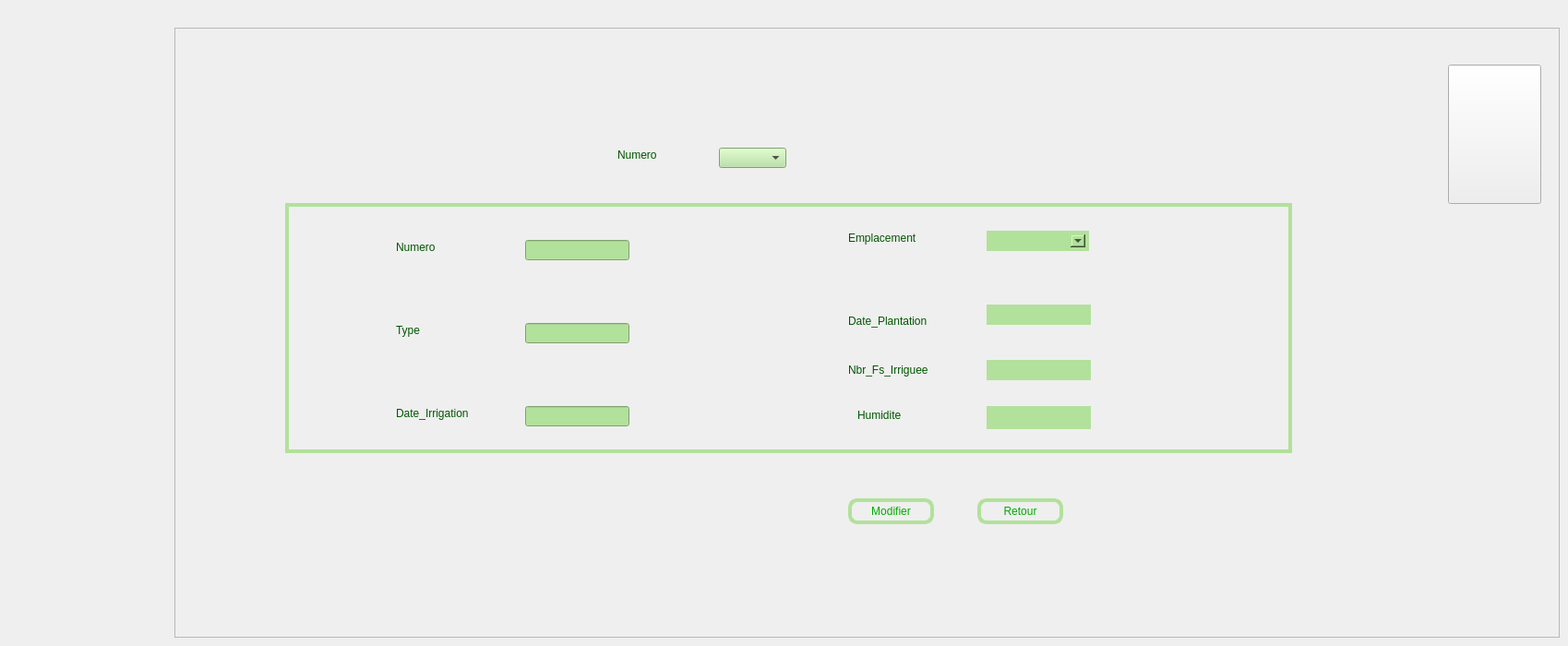
    <widget class="QWidget" name="page_16">
     <widget class="QFrame" name="frame_plante_3">
      <property name="geometry">
       <rect>
        <x>189</x>
        <y>30</y>
        <width>1501</width>
        <height>661</height>
       </rect>
      </property>
      <property name="frameShape">
       <enum>QFrame::StyledPanel</enum>
      </property>
      <property name="frameShadow">
       <enum>QFrame::Raised</enum>
      </property>
      <widget class="QLabel" name="label_27">
       <property name="geometry">
        <rect>
         <x>480</x>
         <y>130</y>
         <width>81</width>
         <height>16</height>
        </rect>
       </property>
       <property name="styleSheet">
        <string notr="true">font:10pt&quot;Centaur&quot;;
color:rgb(0,85,0);</string>
       </property>
       <property name="text">
        <string>Numero</string>
       </property>
      </widget>
      <widget class="QLabel" name="label_28">
       <property name="geometry">
        <rect>
         <x>240</x>
         <y>230</y>
         <width>56</width>
         <height>16</height>
        </rect>
       </property>
       <property name="styleSheet">
        <string notr="true">font:10pt&quot;Centaur&quot;;
color:rgb(0,85,0);</string>
       </property>
       <property name="text">
        <string>Numero</string>
       </property>
      </widget>
      <widget class="QLabel" name="label_29">
       <property name="geometry">
        <rect>
         <x>240</x>
         <y>320</y>
         <width>56</width>
         <height>16</height>
        </rect>
       </property>
       <property name="styleSheet">
        <string notr="true">font:10pt&quot;Centaur&quot;;
color:rgb(0,85,0);</string>
       </property>
       <property name="text">
        <string>Type</string>
       </property>
      </widget>
      <widget class="QLabel" name="label_30">
       <property name="geometry">
        <rect>
         <x>240</x>
         <y>410</y>
         <width>131</width>
         <height>16</height>
        </rect>
       </property>
       <property name="styleSheet">
        <string notr="true">font:10pt&quot;Centaur&quot;;
color:rgb(0,85,0);</string>
       </property>
       <property name="text">
        <string>Date_Irrigation</string>
       </property>
      </widget>
      <widget class="QLabel" name="label_31">
       <property name="geometry">
        <rect>
         <x>730</x>
         <y>220</y>
         <width>111</width>
         <height>16</height>
        </rect>
       </property>
       <property name="styleSheet">
        <string notr="true">font:10pt&quot;Centaur&quot;;
color:rgb(0,85,0);</string>
       </property>
       <property name="text">
        <string>Emplacement</string>
       </property>
      </widget>
      <widget class="QLabel" name="label_32">
       <property name="geometry">
        <rect>
         <x>730</x>
         <y>310</y>
         <width>101</width>
         <height>16</height>
        </rect>
       </property>
       <property name="styleSheet">
        <string notr="true">font:10pt&quot;Centaur&quot;;
color:rgb(0,85,0);</string>
       </property>
       <property name="text">
        <string>Date_Plantation</string>
       </property>
      </widget>
      <widget class="QLineEdit" name="le_Numero_modif1_plante">
       <property name="geometry">
        <rect>
         <x>380</x>
         <y>230</y>
         <width>113</width>
         <height>22</height>
        </rect>
       </property>
       <property name="styleSheet">
        <string notr="true">background-color:rgb(178,225,155);</string>
       </property>
      </widget>
      <widget class="QLineEdit" name="le_Type_modif_plante">
       <property name="geometry">
        <rect>
         <x>380</x>
         <y>320</y>
         <width>113</width>
         <height>22</height>
        </rect>
       </property>
       <property name="styleSheet">
        <string notr="true">background-color:rgb(178,225,155);</string>
       </property>
      </widget>
      <widget class="QLineEdit" name="le_Date_modif_plante">
       <property name="geometry">
        <rect>
         <x>380</x>
         <y>410</y>
         <width>113</width>
         <height>22</height>
        </rect>
       </property>
       <property name="styleSheet">
        <string notr="true">background-color:rgb(178,225,155);</string>
       </property>
      </widget>
      <widget class="QComboBox" name="le_Numero_modif_plante">
       <property name="geometry">
        <rect>
         <x>590</x>
         <y>130</y>
         <width>73</width>
         <height>22</height>
        </rect>
       </property>
       <property name="styleSheet">
        <string notr="true">background-color:rgb(178,225,155);</string>
       </property>
      </widget>
      <widget class="QPushButton" name="pb_modifier_plante">
       <property name="geometry">
        <rect>
         <x>730</x>
         <y>510</y>
         <width>93</width>
         <height>28</height>
        </rect>
       </property>
       <property name="styleSheet">
        <string notr="true">font:10pt&quot;Centaur&quot;;
color:rgb(0,170,0);
border-radius:10px;
border:4px solid rgb(178,225,155);</string>
       </property>
       <property name="text">
        <string>Modifier</string>
       </property>
      </widget>
      <widget class="QPushButton" name="retour_modfier_plante">
       <property name="geometry">
        <rect>
         <x>870</x>
         <y>510</y>
         <width>93</width>
         <height>28</height>
        </rect>
       </property>
       <property name="styleSheet">
        <string notr="true">font:10pt&quot;Centaur&quot;;
color:rgb(0,170,0);
border-radius:10px;
border:4px solid rgb(178,225,155);</string>
       </property>
       <property name="text">
        <string>Retour</string>
       </property>
      </widget>
      <widget class="QPushButton" name="pushButton_20">
       <property name="geometry">
        <rect>
         <x>1380</x>
         <y>40</y>
         <width>101</width>
         <height>151</height>
        </rect>
       </property>
       <property name="styleSheet">
        <string notr="true">image: url(:/logo ....png);
border-image: url(:/logo ....png);</string>
       </property>
       <property name="text">
        <string/>
       </property>
      </widget>
      <widget class="QFrame" name="frame_3">
       <property name="geometry">
        <rect>
         <x>120</x>
         <y>190</y>
         <width>1091</width>
         <height>271</height>
        </rect>
       </property>
       <property name="styleSheet">
        <string notr="true">border:4px solid rgb(178,225,155);</string>
       </property>
       <property name="frameShape">
        <enum>QFrame::StyledPanel</enum>
       </property>
       <property name="frameShadow">
        <enum>QFrame::Raised</enum>
       </property>
       <widget class="QLabel" name="label_33">
        <property name="geometry">
         <rect>
          <x>610</x>
          <y>170</y>
          <width>131</width>
          <height>21</height>
         </rect>
        </property>
        <property name="styleSheet">
         <string notr="true">font:10pt&quot;Centaur&quot;;
color:rgb(0,85,0);
border:rgb(255,255,255);</string>
        </property>
        <property name="text">
         <string>Nbr_Fs_Irriguee</string>
        </property>
       </widget>
       <widget class="QLineEdit" name="le_Nbr_modif_plante">
        <property name="geometry">
         <rect>
          <x>760</x>
          <y>170</y>
          <width>113</width>
          <height>22</height>
         </rect>
        </property>
        <property name="styleSheet">
         <string notr="true">background-color:rgb(178,225,155);</string>
        </property>
       </widget>
       <widget class="QLineEdit" name="le_Date_modif1_plante">
        <property name="geometry">
         <rect>
          <x>760</x>
          <y>110</y>
          <width>113</width>
          <height>22</height>
         </rect>
        </property>
        <property name="styleSheet">
         <string notr="true">background-color:rgb(178,225,155);</string>
        </property>
       </widget>
       <widget class="QComboBox" name="le_Emplacement_modif_plante">
        <property name="geometry">
         <rect>
          <x>760</x>
          <y>30</y>
          <width>111</width>
          <height>22</height>
         </rect>
        </property>
        <property name="styleSheet">
         <string notr="true">background-color:rgb(178,225,155);</string>
        </property>
       </widget>
       <widget class="QLabel" name="label_34">
        <property name="geometry">
         <rect>
          <x>620</x>
          <y>220</y>
          <width>111</width>
          <height>20</height>
         </rect>
        </property>
        <property name="styleSheet">
         <string notr="true">font:10pt&quot;Centaur&quot;;
color:rgb(0,85,0);
border:rgb(255,255,255);</string>
        </property>
        <property name="text">
         <string>Humidite</string>
        </property>
       </widget>
       <widget class="QLineEdit" name="humidite">
        <property name="geometry">
         <rect>
          <x>760</x>
          <y>220</y>
          <width>113</width>
          <height>25</height>
         </rect>
        </property>
        <property name="styleSheet">
         <string notr="true">background-color:rgb(178,225,155);</string>
        </property>
       </widget>
      </widget>
      <zorder>frame_3</zorder>
      <zorder>label_27</zorder>
      <zorder>label_28</zorder>
      <zorder>label_29</zorder>
      <zorder>label_30</zorder>
      <zorder>label_31</zorder>
      <zorder>label_32</zorder>
      <zorder>le_Numero_modif1_plante</zorder>
      <zorder>le_Type_modif_plante</zorder>
      <zorder>le_Date_modif_plante</zorder>
      <zorder>le_Numero_modif_plante</zorder>
      <zorder>pb_modifier_plante</zorder>
      <zorder>retour_modfier_plante</zorder>
      <zorder>pushButton_20</zorder>
     </widget>
    </widget>
